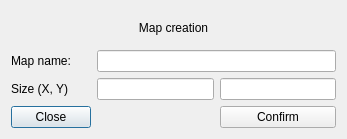
<?xml version="1.0" encoding="UTF-8"?>
<ui version="4.0">
 <class>DlgInitUserMap</class>
 <widget class="QDialog" name="DlgInitUserMap">
  <property name="geometry">
   <rect>
    <x>0</x>
    <y>0</y>
    <width>347</width>
    <height>139</height>
   </rect>
  </property>
  <property name="windowTitle">
   <string>Dialog</string>
  </property>
  <layout class="QGridLayout" name="gridLayout">
   <item row="1" column="0">
    <widget class="QLabel" name="lblMapName">
     <property name="text">
      <string>Map name:</string>
     </property>
    </widget>
   </item>
   <item row="2" column="0">
    <widget class="QLabel" name="lblMapSize">
     <property name="text">
      <string>Size (X, Y)</string>
     </property>
    </widget>
   </item>
   <item row="2" column="1">
    <widget class="QLineEdit" name="lnMapSizeX"/>
   </item>
   <item row="2" column="2">
    <widget class="QLineEdit" name="lnMapSizeY"/>
   </item>
   <item row="3" column="0">
    <widget class="QPushButton" name="btnClose">
     <property name="text">
      <string>Close</string>
     </property>
    </widget>
   </item>
   <item row="3" column="2">
    <widget class="QPushButton" name="brnConfirm">
     <property name="text">
      <string>Confirm</string>
     </property>
    </widget>
   </item>
   <item row="0" column="0" colspan="3">
    <widget class="QLabel" name="lblTitle">
     <property name="text">
      <string>Map creation</string>
     </property>
     <property name="alignment">
      <set>Qt::AlignCenter</set>
     </property>
    </widget>
   </item>
   <item row="1" column="1" colspan="2">
    <widget class="QLineEdit" name="lnMapName"/>
   </item>
  </layout>
 </widget>
 <resources/>
 <connections/>
</ui>
